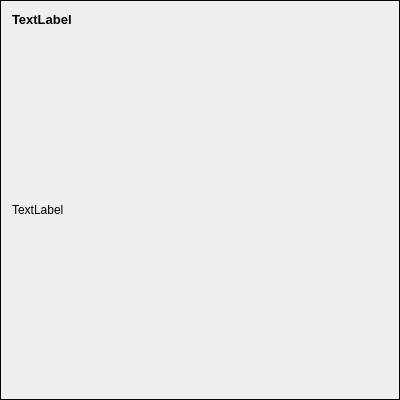
<?xml version="1.0" encoding="UTF-8"?>
<ui version="4.0">
 <class>PostPoll</class>
 <widget class="QFrame" name="PostPoll">
  <property name="geometry">
   <rect>
    <x>0</x>
    <y>0</y>
    <width>400</width>
    <height>400</height>
   </rect>
  </property>
  <property name="sizePolicy">
   <sizepolicy hsizetype="Expanding" vsizetype="Preferred">
    <horstretch>0</horstretch>
    <verstretch>0</verstretch>
   </sizepolicy>
  </property>
  <property name="minimumSize">
   <size>
    <width>0</width>
    <height>0</height>
   </size>
  </property>
  <property name="windowTitle">
   <string>Form</string>
  </property>
  <property name="frameShape">
   <enum>QFrame::Box</enum>
  </property>
  <property name="lineWidth">
   <number>1</number>
  </property>
  <layout class="QVBoxLayout" name="verticalLayout">
   <property name="sizeConstraint">
    <enum>QLayout::SetDefaultConstraint</enum>
   </property>
   <item>
    <widget class="QLabel" name="titleLabel">
     <property name="sizePolicy">
      <sizepolicy hsizetype="Expanding" vsizetype="Preferred">
       <horstretch>0</horstretch>
       <verstretch>0</verstretch>
      </sizepolicy>
     </property>
     <property name="minimumSize">
      <size>
       <width>0</width>
       <height>0</height>
      </size>
     </property>
     <property name="font">
      <font>
       <pointsize>10</pointsize>
       <weight>75</weight>
       <bold>true</bold>
      </font>
     </property>
     <property name="text">
      <string>TextLabel</string>
     </property>
     <property name="alignment">
      <set>Qt::AlignLeading|Qt::AlignLeft|Qt::AlignTop</set>
     </property>
     <property name="wordWrap">
      <bool>true</bool>
     </property>
    </widget>
   </item>
   <item>
    <widget class="QLabel" name="textLabel">
     <property name="sizePolicy">
      <sizepolicy hsizetype="Expanding" vsizetype="Preferred">
       <horstretch>0</horstretch>
       <verstretch>0</verstretch>
      </sizepolicy>
     </property>
     <property name="minimumSize">
      <size>
       <width>0</width>
       <height>0</height>
      </size>
     </property>
     <property name="text">
      <string>TextLabel</string>
     </property>
     <property name="textFormat">
      <enum>Qt::RichText</enum>
     </property>
     <property name="alignment">
      <set>Qt::AlignLeading|Qt::AlignLeft|Qt::AlignTop</set>
     </property>
     <property name="wordWrap">
      <bool>true</bool>
     </property>
    </widget>
   </item>
  </layout>
 </widget>
 <resources/>
 <connections/>
</ui>
